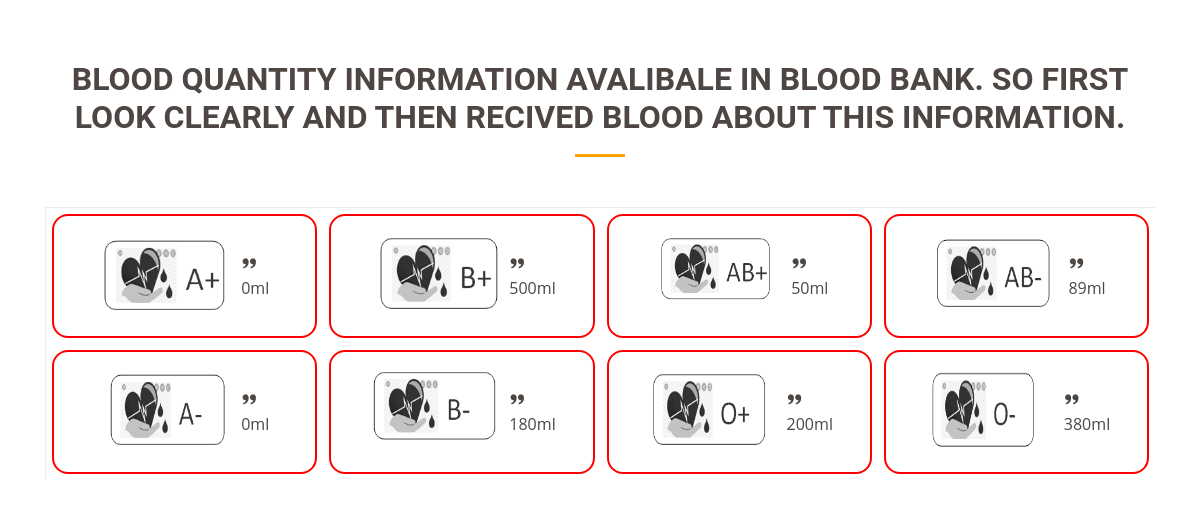
The app's page /blooddetail.php with its own data.
### tables this page shows
CREATE TABLE `blood_cat` (
  `cat_id` int(10) NOT NULL,
  `cat_name` varchar(10) NOT NULL,
  `quantity` int(10) UNSIGNED NOT NULL
);

### blooddetail.php (the view, shortened to what this page needs)
<!DOCTYPE html>
<html lang="en">
<head>
  <link href="assets/vendor/bootstrap/css/bootstrap.min.css" rel="stylesheet">
  <link href="assets/vendor/icofont/icofont.min.css" rel="stylesheet">
  <link href="assets/vendor/boxicons/css/boxicons.min.css" rel="stylesheet">
  <link href="assets/vendor/owl.carousel/assets/owl.carousel.min.css" rel="stylesheet">
  <link href="assets/vendor/aos/aos.css" rel="stylesheet">
  <link href="css/style.css" rel="stylesheet">
</head>
<body>
    <section id="clients" class="clients">
      <div class="container" data-aos="fade-down">
        <div class="section-title">
          <h2>BLOOD  QUANTITY INFORMATION AVALIBALE IN BLOOD BANK. SO FIRST LOOK CLEARLY AND THEN RECIVED BLOOD ABOUT THIS INFORMATION. </h2>
        </div>
        <div class="row no-gutters clients-wrap clearfix" data-aos="fade-down">
        <?php
          include "connection.php";
          $query="SELECT * from blood_cat where cat_name='A+'";
          $result=mysqli_query($conn,$query);
          if(mysqli_num_rows($result) >0){
              while($row=mysqli_fetch_assoc($result)){
            ?>
          <div class="col-lg-3 col-md-4 col-6">
            <div class="client-logo">
              <img src="assets/img/clients/Untitled.png" class="img-fluid" alt="">
              <div class="testimonial-item">
                <i class="bx bxs-quote-alt-right quote-icon-right"></i>
                <?php  echo $row['quantity']."ml";;?>
            </div>
          </div>
        </div>
        <?php
            }
          }
        ?>
         <?php
          include "connection.php";
          $query="SELECT * from blood_cat where cat_name='B+'";
          $result=mysqli_query($conn,$query);
          if(mysqli_num_rows($result) >0){
              while($row=mysqli_fetch_assoc($result)){
            ?>
          <div class="col-lg-3 col-md-4 col-6">
            <div class="client-logo">
              <img src="assets/img/clients/Untitled2.png" class="img-fluid" alt="">
              <div class="testimonial-item">
                <i class="bx bxs-quote-alt-right quote-icon-right"></i>
                <?php  echo $row['quantity']."ml";;?>
               </div>
            </div>
          </div>
          <?php
            }
          }
        ?>
          <?php
          include "connection.php";
          $query="SELECT * from blood_cat where cat_name='AB+'";
          $result=mysqli_query($conn,$query);
          if(mysqli_num_rows($result) >0){
              while($row=mysqli_fetch_assoc($result)){
            ?>
          <div class="col-lg-3 col-md-4 col-6">
            <div class="client-logo">
              <img src="assets/img/clients/Untitled3png.png" class="img-fluid" alt="">
              <div class="testimonial-item">
                <i class="bx bxs-quote-alt-right quote-icon-right"></i>
                <?php  echo $row['quantity']."ml";;?>
            </div>
            </div>
          </div>
          <?php
            }
          }
        ?>
         <?php
          include "connection.php";
          $query="SELECT * from blood_cat where cat_name='AB-'";
          $result=mysqli_query($conn,$query);
          if(mysqli_num_rows($result) >0){
              while($row=mysqli_fetch_assoc($result)){
            ?>
          <div class="col-lg-3 col-md-4 col-6">
            <div class="client-logo">
              <img src="assets/img/clients/Untitled4.png" class="img-fluid" alt="">
              <div class="testimonial-item">
                <i class="bx bxs-quote-alt-right quote-icon-right"></i>
                <?php  echo $row['quantity']."ml";;?>
            </div>
            </div>
          </div>
          <?php
            }
          }
        ?>
         <?php
          include "connection.php";
          $query="SELECT * from blood_cat where cat_name='A-'";
          $result=mysqli_query($conn,$query);
          if(mysqli_num_rows($result) >0){
              while($row=mysqli_fetch_assoc($result)){
            ?>
          <div class="col-lg-3 col-md-4 col-6">
            <div class="client-logo">
              <img src="assets/img/clients/Untitled7.png" class="img-fluid" alt="">
              <div class="testimonial-item">
                <i class="bx bxs-quote-alt-right quote-icon-right"></i>
                <?php  echo $row['quantity']."ml";;?>
            </div>
            </div>
          </div>
          <?php
            }
          }
        ?>
         <?php
          include "connection.php";
          $query="SELECT * from blood_cat where cat_name='B-'";
          $result=mysqli_query($conn,$query);
          if(mysqli_num_rows($result) >0){
              while($row=mysqli_fetch_assoc($result)){
            ?>
          <div class="col-lg-3 col-md-4 col-6">
            <div class="client-logo">
              <img src="assets/img/clients/Untitled8.png" class="img-fluid" alt="">
              <div class="testimonial-item">
                <i class="bx bxs-quote-alt-right quote-icon-right"></i>
                <?php  echo $row['quantity']."ml";;?>
            </div>
            </div>
          </div>
          <?php
            }
          }
        ?>
         <?php
          include "connection.php";
          $query="SELECT * from blood_cat where cat_name='O+'";
          $result=mysqli_query($conn,$query);
          if(mysqli_num_rows($result) >0){
              while($row=mysqli_fetch_assoc($result)){
            ?>
          <div class="col-lg-3 col-md-4 col-6">
            <div class="client-logo">
              <img src="assets/img/clients/Untitled5.png" class="img-fluid" alt="">
              <div class="testimonial-item">
                <i class="bx bxs-quote-alt-right quote-icon-right"></i>
                <?php  echo $row['quantity']."ml";;?>
            </div>
            </div>
          </div>
          <?php
            }
          }
        ?>
         <?php
          include "connection.php";
          $query="SELECT * from blood_cat where cat_name='O-'";
          $result=mysqli_query($conn,$query);
          if(mysqli_num_rows($result) >0){
              while($row=mysqli_fetch_assoc($result)){
            ?>
          <div class="col-lg-3 col-md-4 col-6">
            <div class="client-logo">
              <img src="assets/img/clients/Untitled6.png" class="img-fluid" alt="">
              <div class="testimonial-item">
                <i class="bx bxs-quote-alt-right quote-icon-right"></i>
                <?php  echo $row['quantity']."ml";;?>
            </div>
            </div>
          </div>
          <?php
            }
          }
        ?>
        </div>
      </div>
    </section>
</body>
</html>

### CSS/style.css (style rules this page uses)
body { font-family: "Open Sans", sans-serif; color: #4d4643; }
h1, h2, h3, h4, h5, h6 { font-family: "Roboto", sans-serif; }
section { padding: 60px 0; overflow: hidden; }
.section-title { text-align: center; padding-bottom: 30px; }
.section-title h2 { font-size: 32px; font-weight: bold; text-transform: uppercase; margin-bottom: 20px; padding-bottom: 20px; position: relative; }
.section-title h2::after { content: ''; position: absolute; display: block; width: 50px; height: 3px; background: orange; bottom: 0; left: calc(50% - 25px); }
.clients .clients-wrap { border-top: 1px solid #ececec; border-left: 1px solid #ececec; }
.clients .client-logo { padding: 60px; display: flex; justify-content: center; align-items: center; border-right: 2px solid #ececec; border-bottom: 2px solid #ececec; border-left: 2px solid #ececec; border-top: 2px solid #ececec; overflow: hidden; background: halfwhite; height: 100px; border-color:red; border-radius: 16px; margin: 6px; }
.clients .client-logo img { transition: all 0.3s ease-in-out; height: 100px; filter: grayscale(100%); }

### records on screen
blood_cat: quantity "0"
blood_cat: quantity "500"
blood_cat: quantity "50"
blood_cat: quantity "89"
blood_cat: quantity "0"
blood_cat: quantity "180"
blood_cat: quantity "200"
blood_cat: quantity "380"
